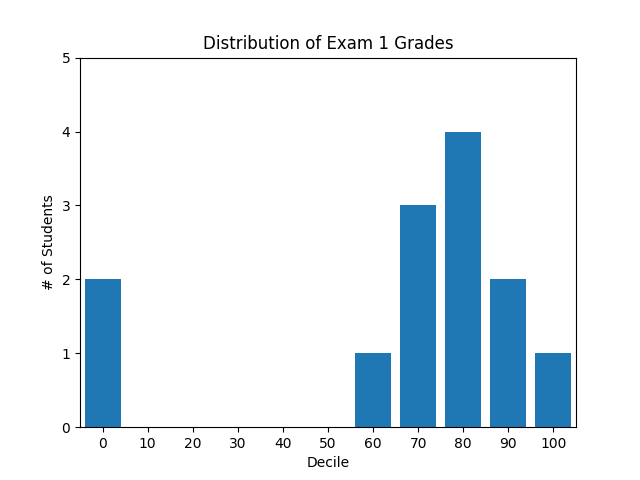

Python code for this plot:
from matplotlib import pyplot as plt
from collections import Counter

grades = [83, 95, 91, 87, 70, 0, 85, 82, 100, 67, 73, 77, 0]
decile = lambda grade: grade // 10 * 10

histogram = Counter(decile(grade) for grade in grades)

plt.bar([x for x in histogram.keys()], histogram.values(), 8)  # give each bar a width of 8
plt.axis([-5, 105, 0, 5])  # x-axis from -5 to 105, y-axis from 0 to 5

plt.xticks([10 * i for i in range(11)])
plt.xlabel("Decile")
plt.ylabel("# of Students")
plt.title("Distribution of Exam 1 Grades")

plt.show()
